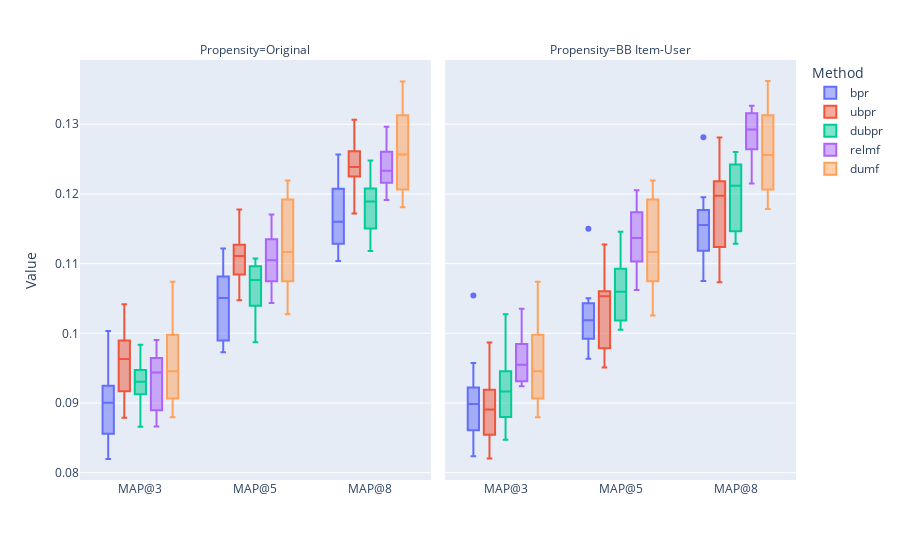

The notebook cell saved with this chart:
### Markdown cell above
### MAP@K

### Code cell
plot_metric(coat_df, 'coat', 'MAP', methods=methods, propensities=_propensities)

### Figure 1 — Plotly figure (JSON) as saved in the notebook; plotly's stock layout.template omitted (floating-point values rounded to 4 significant figures)
{"data": [{"alignmentgroup": "True", "hovertemplate": "Method=bpr<br>Propensity=Original<br>Metric@K=%{x}<br>Value=%{y}<extra></extra>", "legendgroup": "bpr", "marker": {"color": "#636efa"}, "name": "bpr", "notched": false, "offsetgroup": "bpr", "orientation": "v", "quartilemethod": "exclusive", "showlegend": true, "type": "box", "x": ["MAP@3", "MAP@3", "MAP@3", "MAP@3", "MAP@3", "MAP@3", "MAP@3", "MAP@3", "MAP@3", "MAP@3", "MAP@5", "MAP@5", "MAP@5", "MAP@5", "MAP@5", "MAP@5", "MAP@5", "MAP@5", "MAP@5", "MAP@5", "MAP@8", "MAP@8", "MAP@8", "MAP@8", "MAP@8", "MAP@8", "MAP@8", "MAP@8", "MAP@8", "MAP@8"], "x0": " ", "xaxis": "x", "y": [0.09188, 0.1003, 0.0833, 0.09246, 0.09568, 0.0856, 0.08587, 0.09208, 0.08821, 0.08196, 0.1072, 0.1122, 0.09785, 0.1064, 0.1101, 0.09896, 0.09729, 0.1082, 0.0993, 0.1037, 0.1166, 0.1257, 0.1124, 0.1207, 0.1245, 0.1154, 0.1104, 0.1187, 0.1128, 0.1143], "y0": " ", "yaxis": "y"}, {"alignmentgroup": "True", "hovertemplate": "Method=bpr<br>Propensity=BB Item-User<br>Metric@K=%{x}<br>Value=%{y}<extra></extra>", "legendgroup": "bpr", "marker": {"color": "#636efa"}, "name": "bpr", "notched": false, "offsetgroup": "bpr", "orientation": "v", "quartilemethod": "exclusive", "showlegend": false, "type": "box", "x": ["MAP@3", "MAP@3", "MAP@3", "MAP@3", "MAP@3", "MAP@3", "MAP@3", "MAP@3", "MAP@3", "MAP@3", "MAP@5", "MAP@5", "MAP@5", "MAP@5", "MAP@5", "MAP@5", "MAP@5", "MAP@5", "MAP@5", "MAP@5", "MAP@8", "MAP@8", "MAP@8", "MAP@8", "MAP@8", "MAP@8", "MAP@8", "MAP@8", "MAP@8", "MAP@8"], "x0": " ", "xaxis": "x2", "y": [0.09575, 0.08608, 0.0919, 0.09142, 0.08645, 0.08414, 0.08236, 0.08832, 0.09224, 0.1054, 0.1043, 0.09921, 0.1021, 0.1016, 0.1008, 0.09635, 0.0991, 0.1037, 0.105, 0.115, 0.1177, 0.1136, 0.1158, 0.1154, 0.1119, 0.1075, 0.1099, 0.1157, 0.1195, 0.1281], "y0": " ", "yaxis": "y2"}, {"alignmentgroup": "True", "hovertemplate": "Method=ubpr<br>Propensity=Original<br>Metric@K=%{x}<br>Value=%{y}<extra></extra>", "legendgroup": "ubpr", "marker": {"color": "#EF553B"}, "name": "ubpr", "notched": false, "offsetgroup": "ubpr", "orientation": "v", "quartilemethod": "exclusive", "showlegend": true, "type": "box", "x": ["MAP@3", "MAP@3", "MAP@3", "MAP@3", "MAP@3", "MAP@3", "MAP@3", "MAP@3", "MAP@3", "MAP@3", "MAP@5", "MAP@5", "MAP@5", "MAP@5", "MAP@5", "MAP@5", "MAP@5", "MAP@5", "MAP@5", "MAP@5", "MAP@8", "MAP@8", "MAP@8", "MAP@8", "MAP@8", "MAP@8", "MAP@8", "MAP@8", "MAP@8", "MAP@8"], "x0": " ", "xaxis": "x", "y": [0.09484, 0.0917, 0.1042, 0.09134, 0.0992, 0.09896, 0.08789, 0.09557, 0.0988, 0.09708, 0.111, 0.1127, 0.1178, 0.1079, 0.1102, 0.113, 0.1048, 0.1115, 0.1112, 0.1084, 0.1238, 0.1225, 0.1307, 0.1246, 0.1272, 0.1239, 0.1172, 0.1261, 0.123, 0.1186], "y0": " ", "yaxis": "y"}, {"alignmentgroup": "True", "hovertemplate": "Method=ubpr<br>Propensity=BB Item-User<br>Metric@K=%{x}<br>Value=%{y}<extra></extra>", "legendgroup": "ubpr", "marker": {"color": "#EF553B"}, "name": "ubpr", "notched": false, "offsetgroup": "ubpr", "orientation": "v", "quartilemethod": "exclusive", "showlegend": false, "type": "box", "x": ["MAP@3", "MAP@3", "MAP@3", "MAP@3", "MAP@3", "MAP@3", "MAP@3", "MAP@3", "MAP@3", "MAP@3", "MAP@5", "MAP@5", "MAP@5", "MAP@5", "MAP@5", "MAP@5", "MAP@5", "MAP@5", "MAP@5", "MAP@5", "MAP@8", "MAP@8", "MAP@8", "MAP@8", "MAP@8", "MAP@8", "MAP@8", "MAP@8", "MAP@8", "MAP@8"], "x0": " ", "xaxis": "x2", "y": [0.08993, 0.09189, 0.08204, 0.08818, 0.08544, 0.08453, 0.0879, 0.09121, 0.09796, 0.0987, 0.1048, 0.1061, 0.09755, 0.1058, 0.09786, 0.09511, 0.101, 0.1059, 0.1112, 0.1128, 0.1197, 0.1218, 0.1122, 0.1198, 0.1124, 0.1073, 0.116, 0.1217, 0.1244, 0.1281], "y0": " ", "yaxis": "y2"}, {"alignmentgroup": "True", "hovertemplate": "Method=dubpr<br>Propensity=Original<br>Metric@K=%{x}<br>Value=%{y}<extra></extra>", "legendgroup": "dubpr", "marker": {"color": "#00cc96"}, "name": "dubpr", "notched": false, "offsetgroup": "dubpr", "orientation": "v", "quartilemethod": "exclusive", "showlegend": true, "type": "box", "x": ["MAP@3", "MAP@3", "MAP@3", "MAP@3", "MAP@3", "MAP@3", "MAP@3", "MAP@3", "MAP@3", "MAP@3", "MAP@5", "MAP@5", "MAP@5", "MAP@5", "MAP@5", "MAP@5", "MAP@5", "MAP@5", "MAP@5", "MAP@5", "MAP@8", "MAP@8", "MAP@8", "MAP@8", "MAP@8", "MAP@8", "MAP@8", "MAP@8", "MAP@8", "MAP@8"], "x0": " ", "xaxis": "x", "y": [0.0866, 0.09162, 0.09449, 0.0941, 0.09612, 0.08836, 0.09475, 0.09836, 0.09199, 0.09126, 0.09871, 0.1039, 0.1072, 0.1081, 0.1096, 0.1037, 0.11, 0.1107, 0.1087, 0.1067, 0.1118, 0.1145, 0.1189, 0.1208, 0.1189, 0.115, 0.1233, 0.1248, 0.1175, 0.1193], "y0": " ", "yaxis": "y"}, {"alignmentgroup": "True", "hovertemplate": "Method=dubpr<br>Propensity=BB Item-User<br>Metric@K=%{x}<br>Value=%{y}<extra></extra>", "legendgroup": "dubpr", "marker": {"color": "#00cc96"}, "name": "dubpr", "notched": false, "offsetgroup": "dubpr", "orientation": "v", "quartilemethod": "exclusive", "showlegend": false, "type": "box", "x": ["MAP@3", "MAP@3", "MAP@3", "MAP@3", "MAP@3", "MAP@3", "MAP@3", "MAP@3", "MAP@3", "MAP@3", "MAP@5", "MAP@5", "MAP@5", "MAP@5", "MAP@5", "MAP@5", "MAP@5", "MAP@5", "MAP@5", "MAP@5", "MAP@8", "MAP@8", "MAP@8", "MAP@8", "MAP@8", "MAP@8", "MAP@8", "MAP@8", "MAP@8", "MAP@8"], "x0": " ", "xaxis": "x2", "y": [0.09226, 0.09456, 0.08799, 0.0961, 0.0866, 0.09043, 0.1027, 0.08473, 0.09106, 0.09386, 0.108, 0.1135, 0.1005, 0.1087, 0.102, 0.1039, 0.1146, 0.1019, 0.1016, 0.1093, 0.1206, 0.126, 0.1128, 0.1248, 0.1147, 0.1219, 0.1242, 0.1136, 0.1178, 0.1218], "y0": " ", "yaxis": "y2"}, {"alignmentgroup": "True", "hovertemplate": "Method=relmf<br>Propensity=Original<br>Metric@K=%{x}<br>Value=%{y}<extra></extra>", "legendgroup": "relmf", "marker": {"color": "#ab63fa"}, "name": "relmf", "notched": false, "offsetgroup": "relmf", "orientation": "v", "quartilemethod": "exclusive", "showlegend": true, "type": "box", "x": ["MAP@3", "MAP@3", "MAP@3", "MAP@3", "MAP@3", "MAP@3", "MAP@3", "MAP@3", "MAP@3", "MAP@3", "MAP@5", "MAP@5", "MAP@5", "MAP@5", "MAP@5", "MAP@5", "MAP@5", "MAP@5", "MAP@5", "MAP@5", "MAP@8", "MAP@8", "MAP@8", "MAP@8", "MAP@8", "MAP@8", "MAP@8", "MAP@8", "MAP@8", "MAP@8"], "x0": " ", "xaxis": "x", "y": [0.09282, 0.09594, 0.08897, 0.09644, 0.09508, 0.09368, 0.08884, 0.08662, 0.09903, 0.09699, 0.1105, 0.1075, 0.1075, 0.1135, 0.1107, 0.1149, 0.1051, 0.1044, 0.117, 0.1105, 0.126, 0.1216, 0.1198, 0.1268, 0.1244, 0.1251, 0.1191, 0.1216, 0.1296, 0.1223], "y0": " ", "yaxis": "y"}, {"alignmentgroup": "True", "hovertemplate": "Method=relmf<br>Propensity=BB Item-User<br>Metric@K=%{x}<br>Value=%{y}<extra></extra>", "legendgroup": "relmf", "marker": {"color": "#ab63fa"}, "name": "relmf", "notched": false, "offsetgroup": "relmf", "orientation": "v", "quartilemethod": "exclusive", "showlegend": false, "type": "box", "x": ["MAP@3", "MAP@3", "MAP@3", "MAP@3", "MAP@3", "MAP@3", "MAP@3", "MAP@3", "MAP@3", "MAP@3", "MAP@5", "MAP@5", "MAP@5", "MAP@5", "MAP@5", "MAP@5", "MAP@5", "MAP@5", "MAP@5", "MAP@5", "MAP@8", "MAP@8", "MAP@8", "MAP@8", "MAP@8", "MAP@8", "MAP@8", "MAP@8", "MAP@8", "MAP@8"], "x0": " ", "xaxis": "x2", "y": [0.09476, 0.0924, 0.09301, 0.09782, 0.09616, 0.09958, 0.09848, 0.09481, 0.1035, 0.09313, 0.1151, 0.1089, 0.1119, 0.1174, 0.1123, 0.1205, 0.1164, 0.1103, 0.1196, 0.1062, 0.1307, 0.1221, 0.1281, 0.1302, 0.1283, 0.1316, 0.1317, 0.1264, 0.1327, 0.1215], "y0": " ", "yaxis": "y2"}, {"alignmentgroup": "True", "hovertemplate": "Method=dumf<br>Propensity=Original<br>Metric@K=%{x}<br>Value=%{y}<extra></extra>", "legendgroup": "dumf", "marker": {"color": "#FFA15A"}, "name": "dumf", "notched": false, "offsetgroup": "dumf", "orientation": "v", "quartilemethod": "exclusive", "showlegend": true, "type": "box", "x": ["MAP@3", "MAP@3", "MAP@3", "MAP@3", "MAP@3", "MAP@3", "MAP@3", "MAP@3", "MAP@3", "MAP@3", "MAP@5", "MAP@5", "MAP@5", "MAP@5", "MAP@5", "MAP@5", "MAP@5", "MAP@5", "MAP@5", "MAP@5", "MAP@8", "MAP@8", "MAP@8", "MAP@8", "MAP@8", "MAP@8", "MAP@8", "MAP@8", "MAP@8", "MAP@8"], "x0": " ", "xaxis": "x", "y": [0.09172, 0.08871, 0.08797, 0.09357, 0.1019, 0.09804, 0.09064, 0.0998, 0.1074, 0.09551, 0.1082, 0.1027, 0.1076, 0.1152, 0.1219, 0.1171, 0.1075, 0.1192, 0.1207, 0.1061, 0.1241, 0.1181, 0.1212, 0.1275, 0.1313, 0.1272, 0.1197, 0.1328, 0.1361, 0.1206], "y0": " ", "yaxis": "y"}, {"alignmentgroup": "True", "hovertemplate": "Method=dumf<br>Propensity=BB Item-User<br>Metric@K=%{x}<br>Value=%{y}<extra></extra>", "legendgroup": "dumf", "marker": {"color": "#FFA15A"}, "name": "dumf", "notched": false, "offsetgroup": "dumf", "orientation": "v", "quartilemethod": "exclusive", "showlegend": false, "type": "box", "x": ["MAP@3", "MAP@3", "MAP@3", "MAP@3", "MAP@3", "MAP@3", "MAP@3", "MAP@3", "MAP@3", "MAP@3", "MAP@5", "MAP@5", "MAP@5", "MAP@5", "MAP@5", "MAP@5", "MAP@5", "MAP@5", "MAP@5", "MAP@5", "MAP@8", "MAP@8", "MAP@8", "MAP@8", "MAP@8", "MAP@8", "MAP@8", "MAP@8", "MAP@8", "MAP@8"], "x0": " ", "xaxis": "x2", "y": [0.09172, 0.08795, 0.08797, 0.09357, 0.1019, 0.09804, 0.09064, 0.0998, 0.1074, 0.09551, 0.1082, 0.1026, 0.1076, 0.1152, 0.1219, 0.1171, 0.1075, 0.1192, 0.1207, 0.1061, 0.1241, 0.1178, 0.1212, 0.1271, 0.1313, 0.1272, 0.1197, 0.1328, 0.1362, 0.1206], "y0": " ", "yaxis": "y2"}], "layout": {"annotations": [{"font": {}, "showarrow": false, "text": "Propensity=Original", "x": 0.245, "xanchor": "center", "xref": "paper", "y": 1, "yanchor": "bottom", "yref": "paper"}, {"font": {}, "showarrow": false, "text": "Propensity=BB Item-User", "x": 0.755, "xanchor": "center", "xref": "paper", "y": 1, "yanchor": "bottom", "yref": "paper"}], "boxmode": "group", "legend": {"title": {"text": "Method"}, "tracegroupgap": 0}, "margin": {"t": 60}, "xaxis": {"anchor": "y", "domain": [0, 0.49], "title": {"text": ""}}, "xaxis2": {"anchor": "y2", "domain": [0.51, 1], "matches": "x", "title": {"text": ""}}, "yaxis": {"anchor": "x", "domain": [0, 1], "title": {"text": "Value"}}, "yaxis2": {"anchor": "x2", "domain": [0, 1], "matches": "y", "showticklabels": false}}}
